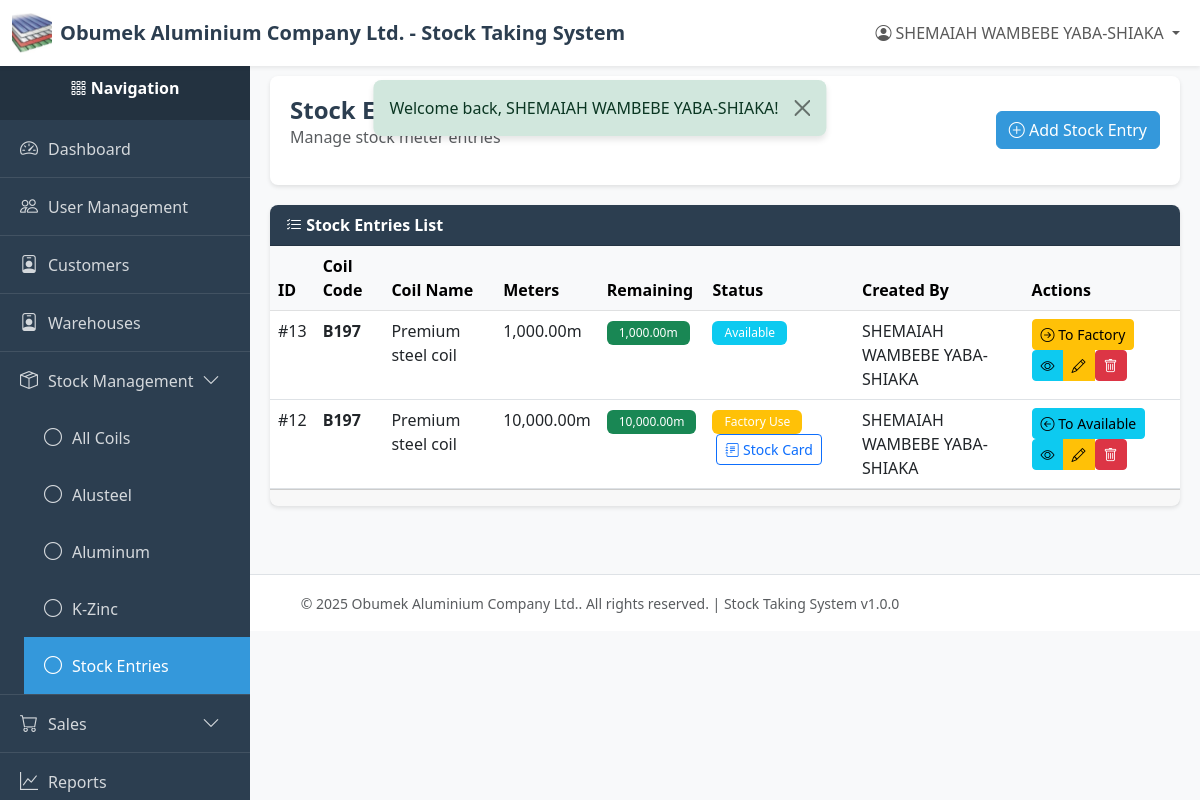
The app's page /index.php?page=stock_entries (signed in), older data.
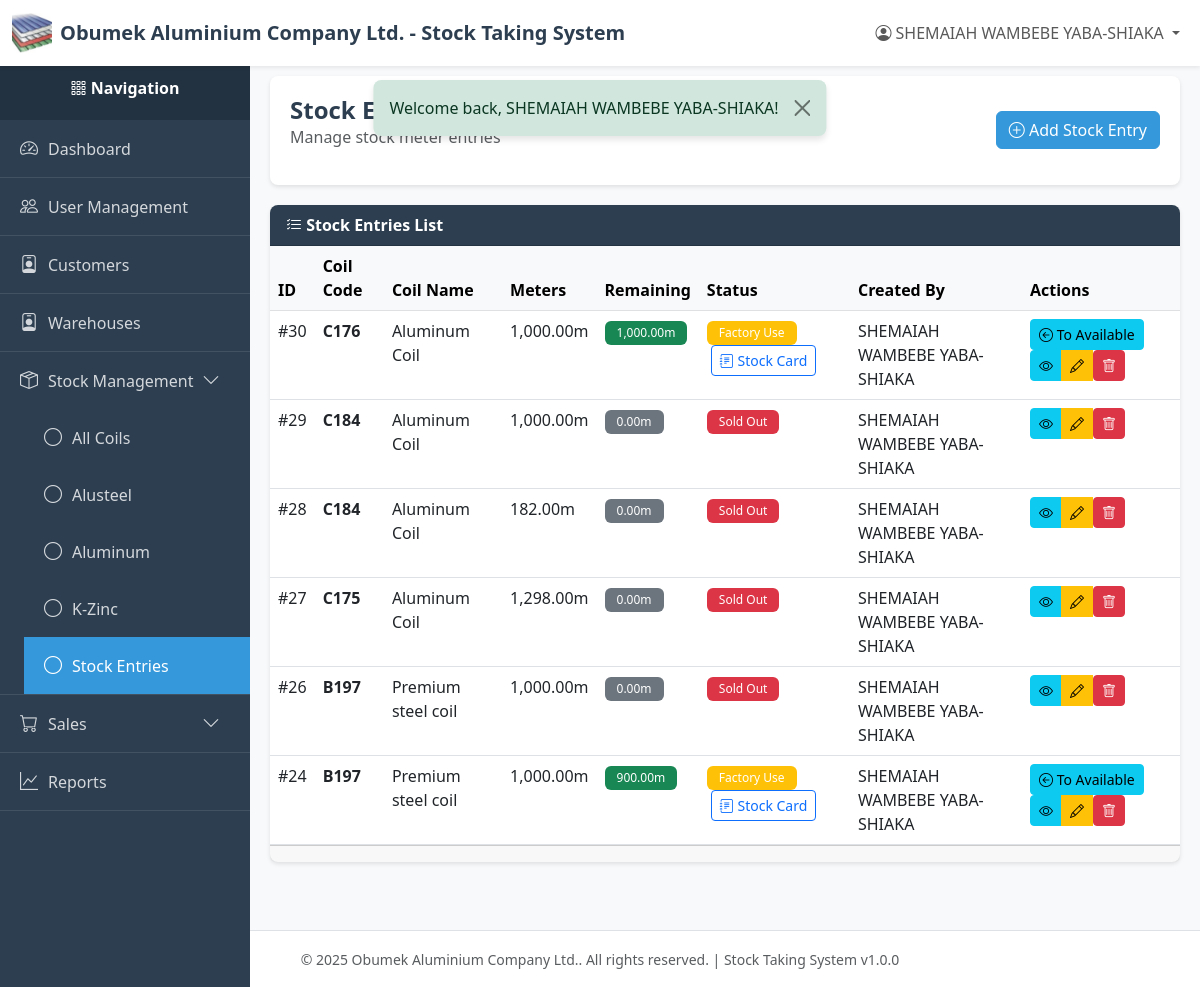
The same page, newer data.
### tables this page shows
CREATE TABLE `stock_entries` (
  `id` int(11) NOT NULL,
  `coil_id` int(11) NOT NULL,
  `meters` decimal(10,2) NOT NULL,
  `meters_remaining` decimal(10,2) NOT NULL,
  `meters_used` decimal(10,2) DEFAULT 0.00,
  `status` enum('available','factory_use','sold') NOT NULL DEFAULT 'available' COMMENT 'Stock entry status: available for direct sale or factory use',
  `created_by` int(11) NOT NULL,
  `created_at` timestamp NOT NULL DEFAULT current_timestamp(),
  `updated_at` timestamp NULL DEFAULT NULL ON UPDATE current_timestamp(),
  `deleted_at` timestamp NULL DEFAULT NULL
);

CREATE TABLE `coils` (
  `id` int(11) NOT NULL,
  `code` varchar(100) NOT NULL,
  `name` varchar(255) NOT NULL,
  `color` varchar(50) NOT NULL,
  `net_weight` decimal(10,2) NOT NULL,
  `category` varchar(50) NOT NULL,
  `status` varchar(50) NOT NULL DEFAULT 'available',
  `created_by` int(11) NOT NULL,
  `created_at` timestamp NOT NULL DEFAULT current_timestamp(),
  `updated_at` timestamp NULL DEFAULT NULL ON UPDATE current_timestamp(),
  `deleted_at` timestamp NULL DEFAULT NULL
);

CREATE TABLE `users` (
  `id` int(11) NOT NULL,
  `email` varchar(255) NOT NULL,
  `password` varchar(255) NOT NULL,
  `name` varchar(255) NOT NULL,
  `role` varchar(50) NOT NULL DEFAULT 'viewer',
  `created_at` timestamp NOT NULL DEFAULT current_timestamp(),
  `updated_at` timestamp NULL DEFAULT NULL ON UPDATE current_timestamp(),
  `deleted_at` timestamp NULL DEFAULT NULL
);

### index.php (called while the page is built, shortened)
<?php
require_once __DIR__ . '/utils/auth_middleware.php';
require_once __DIR__ . '/controllers/routes.php';

### config/db.php (called while the page is built, shortened)
<?php
class Database {
    private static $instance = null;
    private $connection;
    private $host = 'localhost';
    private $db_name = 'stock_system';
    private $username = 'root';
    private $password = '';
    private $charset = 'utf8mb4';
    private function __construct() {
        try {
            $dsn = "mysql:host={$this->host};dbname={$this->db_name};charset={$this->charset}";
            $options = [
                PDO::ATTR_ERRMODE            => PDO::ERRMODE_EXCEPTION,
                PDO::ATTR_DEFAULT_FETCH_MODE => PDO::FETCH_ASSOC,
                PDO::ATTR_EMULATE_PREPARES   => false,
            ];
            $this->connection = new PDO($dsn, $this->username, $this->password, $options);
        } catch (PDOException $e) {
            error_log("Database Connection Error: " . $e->getMessage());
            die("Database connection failed. Please contact the administrator.");
        }
    }
    public static function getInstance() {
        if (self::$instance === null) {
            self::$instance = new self();
        }
        return self::$instance;
    }
    public function getConnection() {
        return $this->connection;
    }
}

### models/stock_entry.php (called while the page is built, shortened)
<?php
require_once __DIR__ . '/../config/db.php';
class StockEntry
{
    private $db;
    private $table = 'stock_entries';
    public function __construct()
    {
        $this->db = Database::getInstance()->getConnection();
    }
    public function getAll($limit = RECORDS_PER_PAGE, $offset = 0)
    {
        try {
            $sql = "SELECT se.*, c.code as coil_code, c.name as coil_name, c.status as coil_status, u.name as created_by_name
                    FROM {$this->table} se
                    LEFT JOIN coils c ON se.coil_id = c.id
                    LEFT JOIN users u ON se.created_by = u.id
                    WHERE se.deleted_at IS NULL
                    ORDER BY se.created_at DESC
                    LIMIT :limit OFFSET :offset";
            $stmt = $this->db->prepare($sql);
            $stmt->bindValue(':limit', $limit, PDO::PARAM_INT);
            $stmt->bindValue(':offset', $offset, PDO::PARAM_INT);
            $stmt->execute();
            return $stmt->fetchAll();
        } catch (PDOException $e) {
            error_log('Stock entry fetch error: ' . $e->getMessage());
            return [];
        }
    }
}

### utils/auth_middleware.php (called while the page is built, shortened)
<?php
function hasPermission($module, $action = ACTION_VIEW) {
    if (isset($_SESSION['user_role']) && $_SESSION['user_role'] === ROLE_SUPER_ADMIN) {
        return true;
    }
    $permissions = $_SESSION['permissions'];
    return in_array($action, $permissions[$module]);
}

### views/stock/entries/index.php (the view, shortened to what the rows shown need)
<?php
require_once __DIR__ . '/../../../config/db.php';
require_once __DIR__ . '/../../../models/stock_entry.php';
$currentPage = isset($_GET['page_num']) ? (int) $_GET['page_num'] : 1;
$coilId = isset($_GET['coil_id']) ? (int) $_GET['coil_id'] : null;
$stockEntryModel = new StockEntry();
if ($coilId) {
    $entries = $stockEntryModel->getByCoil(
        $coilId,
        RECORDS_PER_PAGE,
        ($currentPage - 1) * RECORDS_PER_PAGE,
    );
    $totalEntries = count($stockEntryModel->getByCoil($coilId, 10000, 0));
} else {
    $entries = $stockEntryModel->getAll(RECORDS_PER_PAGE, ($currentPage - 1) * RECORDS_PER_PAGE);
}
$db = Database::getInstance()->getConnection();
require_once __DIR__ . '/../../../layout/header.php';
?>
<div class="content-wrapper">
    <div class="page-header">
        <div class="d-flex justify-content-between align-items-center">
            <div>
                <h1 class="page-title">Stock Entries</h1>
            </div>
        </div>
    </div>
    <div class="card">
        <div class="card-body p-0">
            <?php if (empty($entries)): ?>
            <div class="alert alert-info m-3">
                <i class="bi bi-info-circle"></i> No stock entries found.
            </div>
            <?php
                else: ?>
            <div class="table-responsive">
                <table class="table table-hover mb-0">
                    <thead class="table-light">
                        <tr>
                            <th>ID</th>
                            <th>Coil Code</th>
                            <th>Coil Name</th>
                            <th>Meters</th>
                            <th>Remaining</th>
                            <th>Status</th>
                            <th>Created By</th>
                            <th>Actions</th>
                        </tr>
                    </thead>
                    <tbody>
                        <?php foreach ($entries as $entry): ?>
                        <?php
                        $displayStatus = $entry['status'] ?? 'available';
                        if ($entry['meters_remaining'] <= 0) {
                            $displayStatus = 'sold';
                        }
                        $statusBadge = 'bg-info';
                        $statusText = 'Available';
                        if ($displayStatus === 'sold') {
                            $statusBadge = 'bg-danger';
                            $statusText = 'Sold Out';
                        } elseif ($displayStatus === 'factory_use') {
                            $statusBadge = 'bg-warning';
                            $statusText = 'Factory Use';
                        }
                        $checkLedgerSql =
                            'SELECT COUNT(*) as count FROM stock_ledger WHERE stock_entry_id = ?';
                        $checkStmt = $db->prepare($checkLedgerSql);
                        $checkStmt->execute([$entry['id']]);
                        $ledgerCheck = $checkStmt->fetch();
                        $hasLedger = $ledgerCheck['count'] > 0;
                        ?>
                        <tr>
                            <td>#<?php echo $entry['id']; ?></td>
                            <td><strong><?php echo !empty($entry['coil_code'])
                                ? htmlspecialchars($entry['coil_code'])
                                : 'N/A'; ?></strong></td>
                            <td><?php echo !empty($entry['coil_name'])
                                ? htmlspecialchars($entry['coil_name'])
                                : 'N/A'; ?></td>
                            <td><?php echo number_format($entry['meters'], 2); ?>m</td>
                            <td>
                                <span class="badge <?php echo $entry['meters_remaining'] > 0
                                    ? 'bg-success'
                                    : 'bg-secondary'; ?>">
                                    <?php echo number_format($entry['meters_remaining'], 2); ?>m
                                </span>
                            </td>
                            <td>
                                <span class="badge <?php echo $statusBadge; ?>">
                                    <?php echo $statusText; ?>
                                </span>
                                <?php if (
                                    $hasLedger &&
                                    hasPermission(MODULE_STOCK_MANAGEMENT, ACTION_VIEW)
                                ): ?>
                                <a href="/new-stock-system/index.php?page=stock_ledger&entry_id=<?php echo $entry[
                                    'id'
                                ]; ?>"
                                   class="btn btn-sm btn-outline-primary ms-1" title="View Stock Card for Entry #<?php echo $entry[
                                       'id'
                                   ]; ?>">
                                    <i class="bi bi-journal-text"></i> Stock Card
                                </a>
                                <?php endif; ?>
                            </td>
                            <td><?php echo htmlspecialchars($entry['created_by_name']); ?></td>
                            <td>
                                <?php if (
                                    hasPermission(MODULE_STOCK_MANAGEMENT, ACTION_EDIT) &&
                                    $entry['meters_remaining'] > 0
                                ): ?>
                                <form method="POST" action="/new-stock-system/controllers/stock_entries/toggle_status/index.php" style="display: inline;">
                                    <button type="submit" class="btn btn-sm btn-<?php echo ($entry[
                                        'status'
                                    ] ??
                                        'available') ===
                                    'available'
                                        ? 'warning'
                                        : 'info'; ?>"
                                            title="<?php echo ($entry['status'] ?? 'available') ===
                                            'available'
                                                ? 'Move to Factory Use'
                                                : 'Move to Available'; ?>">
                                        <i class="bi bi-arrow-<?php echo ($entry['status'] ??
                                            'available') ===
                                        'available'
                                            ? 'right'
                                            : 'left'; ?>-circle"></i>
                                        <?php echo ($entry['status'] ?? 'available') === 'available'
                                            ? 'To Factory'
                                            : 'To Available'; ?>
                                    </button>
                                </form>
                                <?php endif; ?>
                                <?php
                                $id = $entry['id'];
                                $canView = hasPermission(MODULE_STOCK_MANAGEMENT, ACTION_VIEW);
                                $canEdit = hasPermission(MODULE_STOCK_MANAGEMENT, ACTION_EDIT);
                                $canDelete = hasPermission(MODULE_STOCK_MANAGEMENT, ACTION_DELETE);
                                include __DIR__ . '/../../../layout/quick_action_buttons.php';
                                ?>
                            </td>
                        </tr>
                        <?php endforeach; ?>
                    </tbody>
                </table>
            </div>
            <?php endif; ?>
        </div>
    </div>
</div>
<?php require_once __DIR__ . '/../../../layout/footer.php'; ?>

### layout/quick_action_buttons.php (shortened to what the rows shown need)
<?php
$id = $id ?? 0;
$module = $module ?? '';
$canView = $canView ?? true;
$canEdit = $canEdit ?? true;
$canDelete = $canDelete ?? true;
?>
<div class="btn-group btn-group-sm" role="group">
    <?php if ($canView): ?>
    <a href="/new-stock-system/index.php?page=<?php echo $module; ?>_view&id=<?php echo $id; ?>"
       class="btn btn-info btn-sm"
       title="View Details">
        <i class="bi bi-eye"></i>
    </a>
    <?php endif; ?>
    <?php if ($canEdit): ?>
    <a href="/new-stock-system/index.php?page=<?php echo $module; ?>_edit&id=<?php echo $id; ?>"
       class="btn btn-warning btn-sm"
       title="Edit">
        <i class="bi bi-pencil"></i>
    </a>
    <?php endif; ?>
    <?php if ($canDelete): ?>
    <form method="POST"
          action="/new-stock-system/controllers/<?php echo $module; ?>/delete/index.php"
          style="display: inline;"
          onsubmit="return confirmDelete();">
        <button type="submit" class="btn btn-danger btn-sm" title="Delete">
            <i class="bi bi-trash"></i>
        </button>
    </form>
    <?php endif; ?>
</div>

Row changes from the older to the newer data that the page shows:
removed stock_entries: id "13", coil.code "B197", coil.name "Premium steel coil", meters "1,000.00", meters_remaining "1,000.00", statusText "Available", created_by.name "SHEMAIAH WAMBEBE YABA-SHIAKA", status "To Factory"
removed stock_entries: id "12", coil.code "B197", coil.name "Premium steel coil", meters "10,000.00", meters_remaining "10,000.00", status "Factory Use", created_by.name "SHEMAIAH WAMBEBE YABA-SHIAKA", shows "To Available"
added stock_entries: id "30", coil.code "C176", coil.name "Aluminum Coil", meters "1,000.00", meters_remaining "1,000.00", status "Factory Use", created_by.name "SHEMAIAH WAMBEBE YABA-SHIAKA", shows "To Available"
added stock_entries: id "29", coil.code "C184", coil.name "Aluminum Coil", meters "1,000.00", meters_remaining "0.00", meters_remaining "Sold Out", created_by.name "SHEMAIAH WAMBEBE YABA-SHIAKA"
added stock_entries: id "28", coil.code "C184", coil.name "Aluminum Coil", meters "182.00", meters_remaining "0.00", meters_remaining "Sold Out", created_by.name "SHEMAIAH WAMBEBE YABA-SHIAKA"
added stock_entries: id "27", coil.code "C175", coil.name "Aluminum Coil", meters "1,298.00", meters_remaining "0.00", meters_remaining "Sold Out", created_by.name "SHEMAIAH WAMBEBE YABA-SHIAKA"
added stock_entries: id "26", coil.code "B197", coil.name "Premium steel coil", meters "1,000.00", meters_remaining "0.00", meters_remaining "Sold Out", created_by.name "SHEMAIAH WAMBEBE YABA-SHIAKA"
added stock_entries: id "24", coil.code "B197", coil.name "Premium steel coil", meters "1,000.00", meters_remaining "900.00", status "Factory Use", created_by.name "SHEMAIAH WAMBEBE YABA-SHIAKA", shows "To Available"
